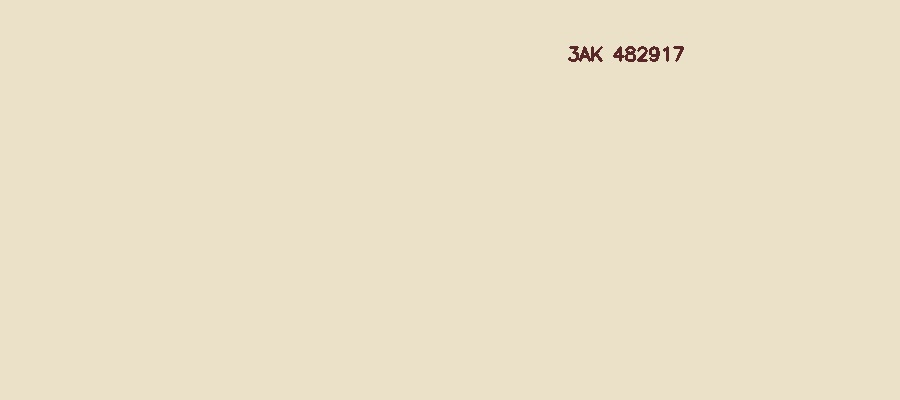
#> input picture lens/tests/sample_images/synthetic_counterfeit_note.jpg, 900 x 400 px
$ python heatmap.py ../tests/sample_images/synthetic_counterfeit_note.jpg
#> lines starting #> are read from the running program, lines starting #| are printed output that depends on the picture; after the words box and inside, x2 and y2 are one past the last pixel; in counts of white or black regions, pixels touching at a corner belong together
### lens/detection/model.py
"""
Lens - Counterfeit Currency Detection Module
-----------------------------------------------
IMPORTANT / HONEST SCOPE NOTE FOR JUDGES:
This hackathon prototype uses heuristic, rule-based image analysis
(edge density, local contrast, and color-variance checks) on defined
regions of a currency note image - it is NOT a deep model trained on a
real counterfeit-currency dataset. We deliberately avoided using any
scraped or unauthorized currency-image dataset, per the competition's
rules on unauthorized third-party material. This module demonstrates the
detection *pipeline and explainability architecture* (per-region scoring,
heatmap, signed certificate) that a production system - trained on an
RBI-authorized dataset - would plug into.

Regions checked (approximate, defined as fractions of image width/height
so the same logic works across denominations of similar note geometry):
    - security_thread: vertical strip where the embedded thread runs
    - microprint_zone: area where fine print appears near the portrait
    - serial_number_zone: where the serial number is printed

Usage:
    from model import analyze_note
    result = analyze_note("path/to/note.jpg")
"""
from pathlib import Path

import cv2
import numpy as np

# Regions as (x_frac_start, y_frac_start, x_frac_end, y_frac_end)
REGIONS = {
    "security_thread": (0.42, 0.05, 0.50, 0.95),
    "microprint_zone": (0.55, 0.35, 0.85, 0.55),
    "serial_number_zone": (0.62, 0.08, 0.95, 0.18),
}

# Heuristic thresholds - tuned loosely on synthetic test images.
# A production system would calibrate these against a real, authorized
# dataset of genuine and counterfeit notes.
EDGE_DENSITY_MIN = {
    "security_thread": 0.06,
    "microprint_zone": 0.10,
    "serial_number_zone": 0.08,
}


def _load_image(image_path):
    img = cv2.imread(str(image_path))
    if img is None:
        raise FileNotFoundError(f"Could not read image at {image_path}")
    return img


def _region_bounds(region_frac, width, height):
    x1f, y1f, x2f, y2f = region_frac
    return int(x1f * width), int(y1f * height), int(x2f * width), int(y2f * height)


def _edge_density(gray_region: np.ndarray) -> float:
    """Fraction of pixels detected as edges by Canny - a cheap proxy for
    fine print / microtext / thread texture density."""
    if gray_region.size == 0:
        return 0.0
    edges = cv2.Canny(gray_region, 50, 150)
    return float(np.count_nonzero(edges)) / edges.size


def analyze_note(image_path, denomination: str = "500") -> dict:
#> called with denomination = '500'
    img = _load_image(image_path)
#> in _load_image, img is the input picture: shape (400, 900, 3); mean B, G, R 199.6, 224.6, 234.7
    gray = cv2.cvtColor(img, cv2.COLOR_BGR2GRAY)
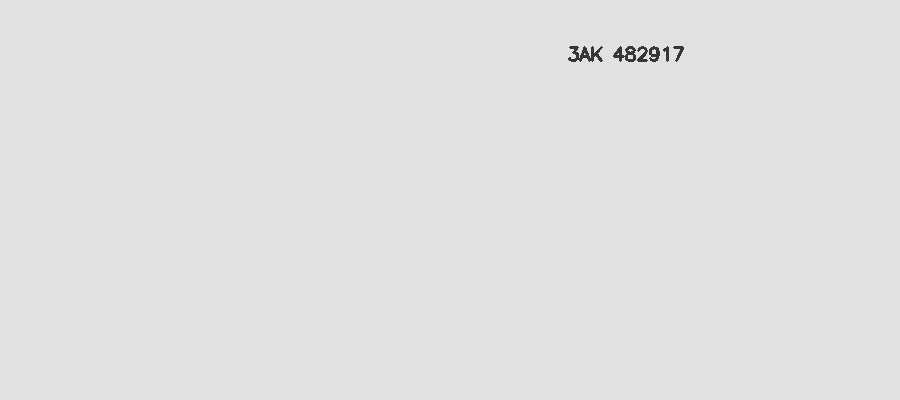
#> gray: shape (400, 900); min 49, max 233, mean 224.6
    height, width = gray.shape
#> height = 400; width = 900

    region_results = {}
    for name, frac_bounds in REGIONS.items():
        x1, y1, x2, y2 = _region_bounds(frac_bounds, width, height)
        region = gray[y1:y2, x1:x2]
        density = _edge_density(region)
        threshold = EDGE_DENSITY_MIN[name]
        passed = density >= threshold

        region_results[name] = {
            "bounds_px": [x1, y1, x2, y2],
            "edge_density": round(density, 4),
            "threshold": threshold,
            "passed": bool(passed),
        }
#> this loop made 3 passes
#> density on passes 1 to 3: 0, 0, 0.0439
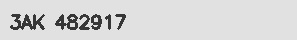
#> region: shape (40, 297); min 49, max 233, mean 213.2
#> after the loop, region_results = 3 items

    passed_count = sum(1 for r in region_results.values() if r["passed"])
#> passed_count = 0
    total = len(region_results)
#> total = 3
    confidence = passed_count / total
#> confidence = 0

    verdict = "likely_genuine" if confidence >= 0.67 else (
        "inconclusive" if confidence >= 0.34 else "likely_counterfeit"
    )
#> verdict = 'likely_counterfeit'

    return {
        "denomination": denomination,
        "verdict": verdict,
        "confidence": round(confidence, 3),
        "regions": region_results,
        "note": (
            "Heuristic edge-density analysis on defined note regions. "
            "This is a hackathon-scope proxy, not a production-grade "
            "counterfeit classifier - see module docstring for details."
        ),
    }


# [8 lines that do not run on import are left out]

### lens/detection/heatmap.py
"""
Lens - Heatmap Visualizer
----------------------------
Draws the checked regions on top of the note image, colored green (pass)
or red (fail), so a field officer or bank teller can see exactly which
security feature triggered a flag - the explainability requirement
called out in the submission's evaluation criteria.

Usage:
    from heatmap import draw_heatmap
    draw_heatmap("note.jpg", analysis_result, "note_annotated.jpg")
"""
import cv2


def draw_heatmap(image_path, analysis_result: dict, output_path: str) -> str:
    img = cv2.imread(str(image_path))
    if img is None:
        raise FileNotFoundError(f"Could not read image at {image_path}")

    for name, region in analysis_result["regions"].items():
        x1, y1, x2, y2 = region["bounds_px"]
        color = (0, 200, 0) if region["passed"] else (0, 0, 220)  # BGR: green / red
        cv2.rectangle(img, (x1, y1), (x2, y2), color, 2)

        label = f"{name}: {'OK' if region['passed'] else 'FLAG'} ({region['edge_density']:.3f})"
        label_y = max(y1 - 8, 12)
        cv2.putText(img, label, (x1, label_y), cv2.FONT_HERSHEY_SIMPLEX, 0.45, color, 1, cv2.LINE_AA)

    verdict_text = f"Verdict: {analysis_result['verdict']} ({analysis_result['confidence']*100:.0f}%)"
    cv2.putText(img, verdict_text, (10, img.shape[0] - 15), cv2.FONT_HERSHEY_SIMPLEX,
                0.6, (255, 255, 255), 2, cv2.LINE_AA)
    cv2.putText(img, verdict_text, (10, img.shape[0] - 15), cv2.FONT_HERSHEY_SIMPLEX,
                0.6, (20, 20, 20), 1, cv2.LINE_AA)

    cv2.imwrite(str(output_path), img)
    return str(output_path)


if __name__ == "__main__":
    import sys
    sys.path.insert(0, ".")
    from model import analyze_note

    if len(sys.argv) < 2:
        print("Usage: python heatmap.py <path_to_note_image>")
        sys.exit(1)

    image_path = sys.argv[1]
    result = analyze_note(image_path)
#> result = 5 items
    out = draw_heatmap(image_path, result, "note_annotated.jpg")
#> the loop in draw_heatmap, `for name, region in analysis_result["regions"].items():` made 3 passes
#> (name, x1, y1, x2, y2, label, label_y) on passes 1 to 3: ('security_thread', 378, 20, 450, 380, 'security_thread: FLAG (0.000)', 12), ('microprint_zone', 495, 140, 765, 220, 'microprint_zone: FLAG (0.000)', 132), ('serial_number_zone', 558, 32, 855, 72, 'serial_number_zone: FLAG (0.044)', 24)
#> after the loop in draw_heatmap, `for name, region in analysis_result["regions"].items():`:
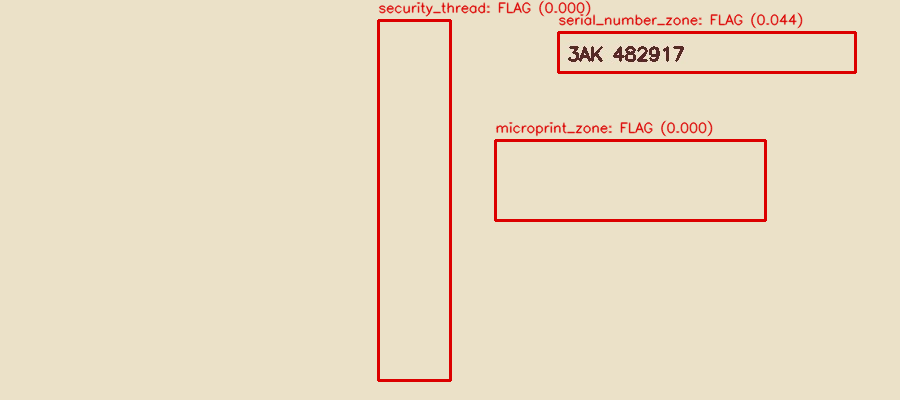
#> img: shape (400, 900, 3); 3.09% of pixels changed, all inside (x1, y1, x2, y2) = (377, 0, 857, 382)
#> in draw_heatmap, `verdict_text = f"Verdict: {analysis_result['verdict']} ({analysis_resu..`: verdict_text = 'Verdict: likely_counterfeit (0%)'
#> in draw_heatmap, `cv2.putText(img, verdict_text, (10, img.shape[0] - 15), cv2.FONT_HERSH..`:
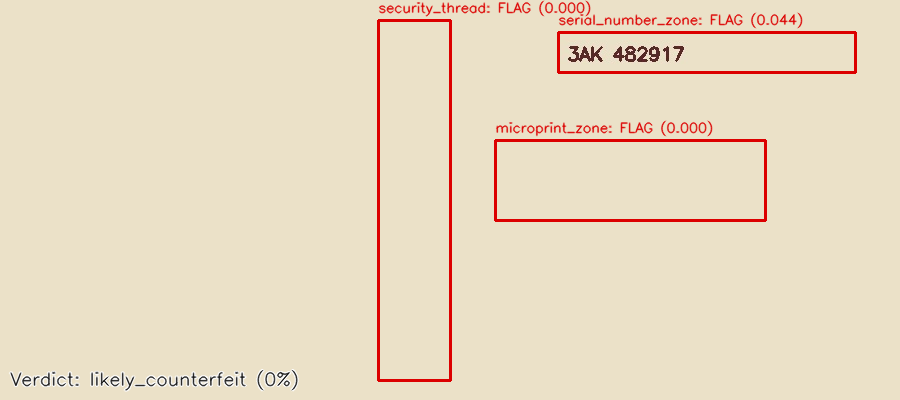
#> img: shape (400, 900, 3); mean B, G, R 194.7, 218.9, 233.9
#> out = 'note_annotated.jpg'
    print(f"Annotated image saved to {out}")
#| Annotated image saved to note_annotated.jpg
